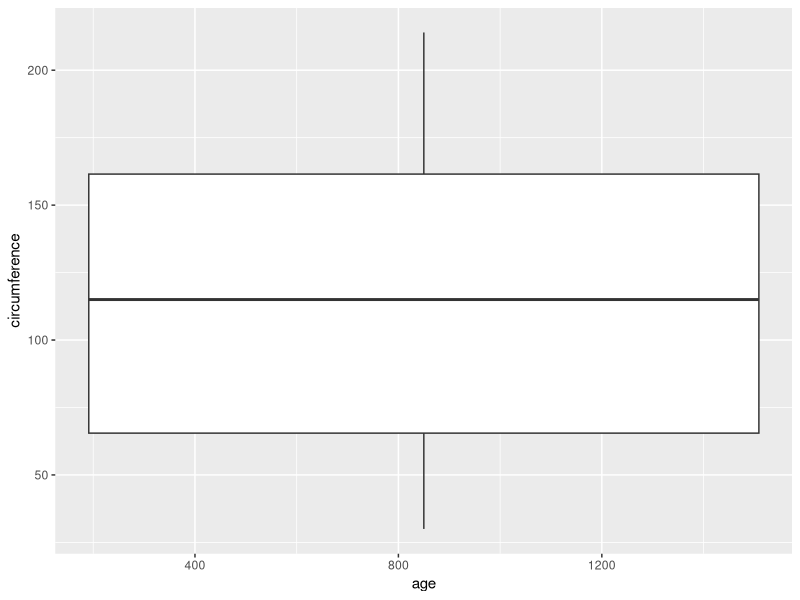
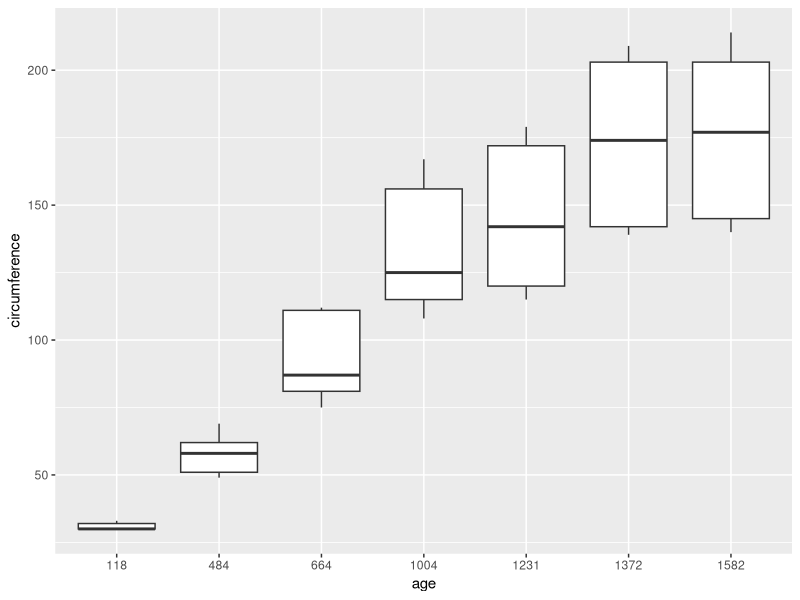
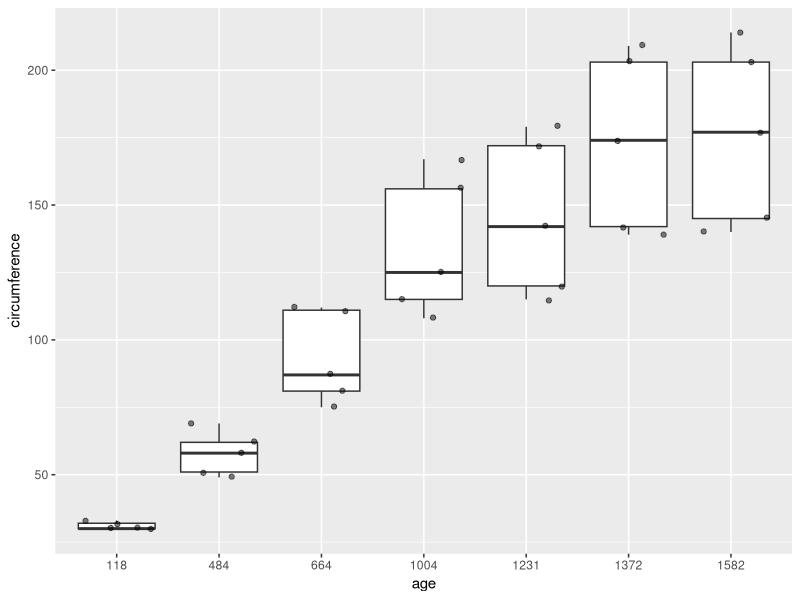
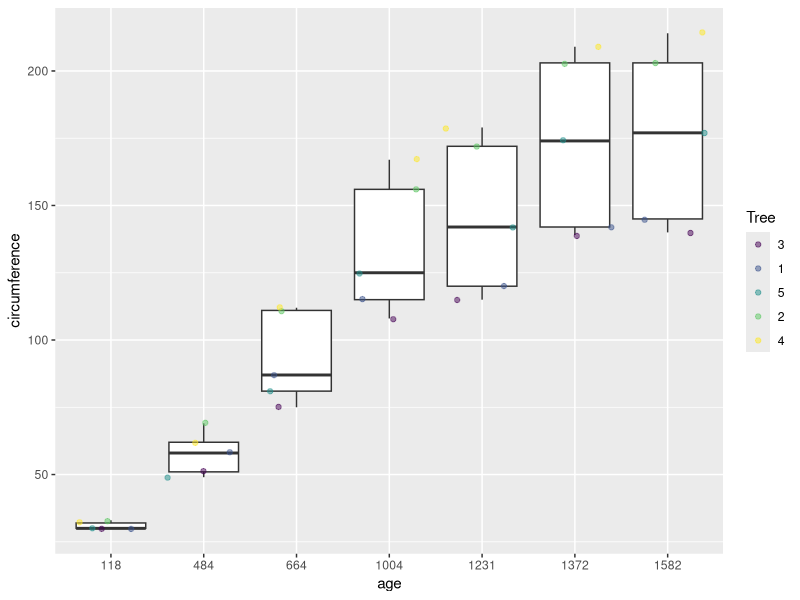
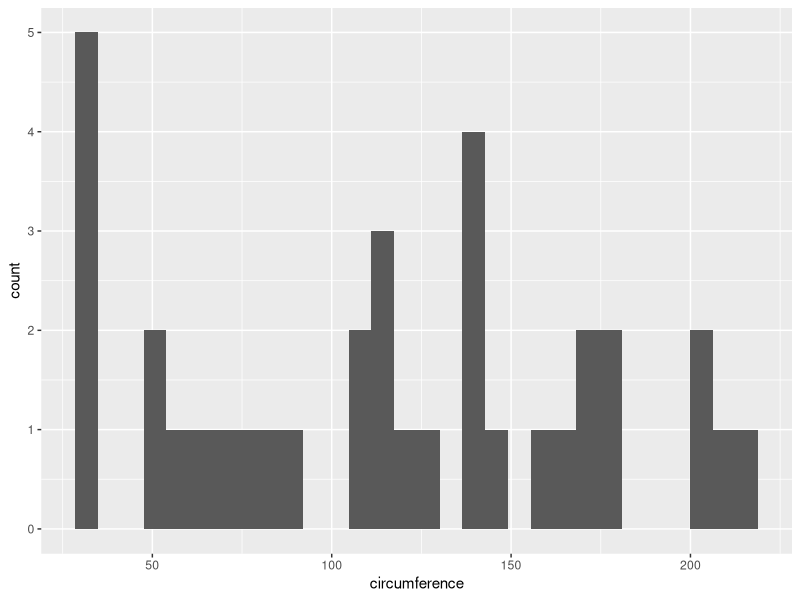
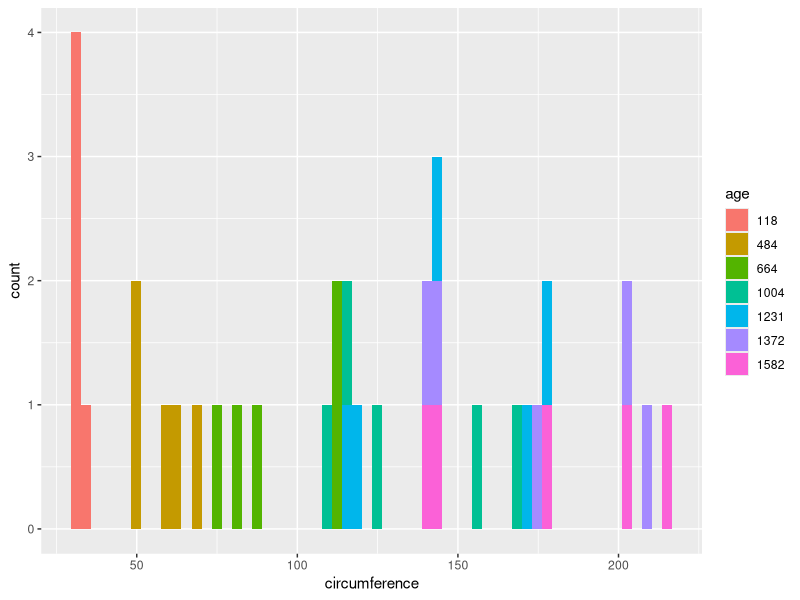
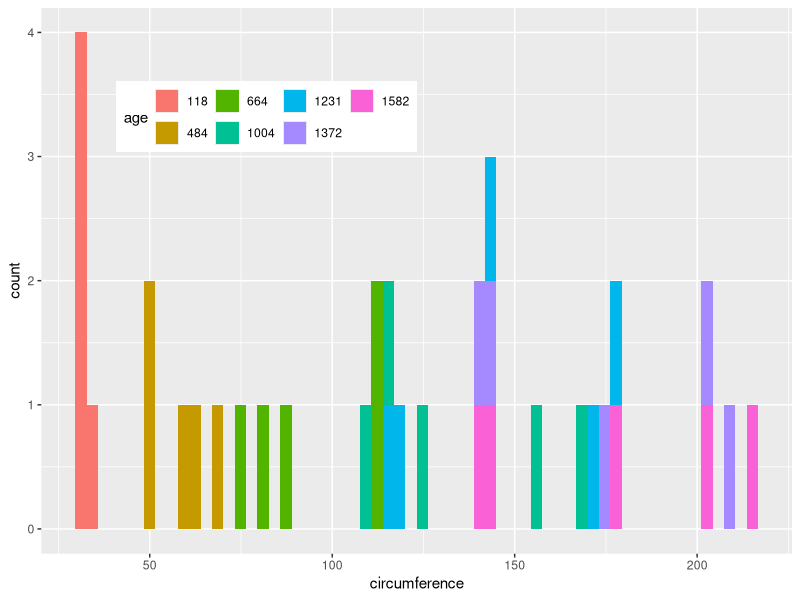
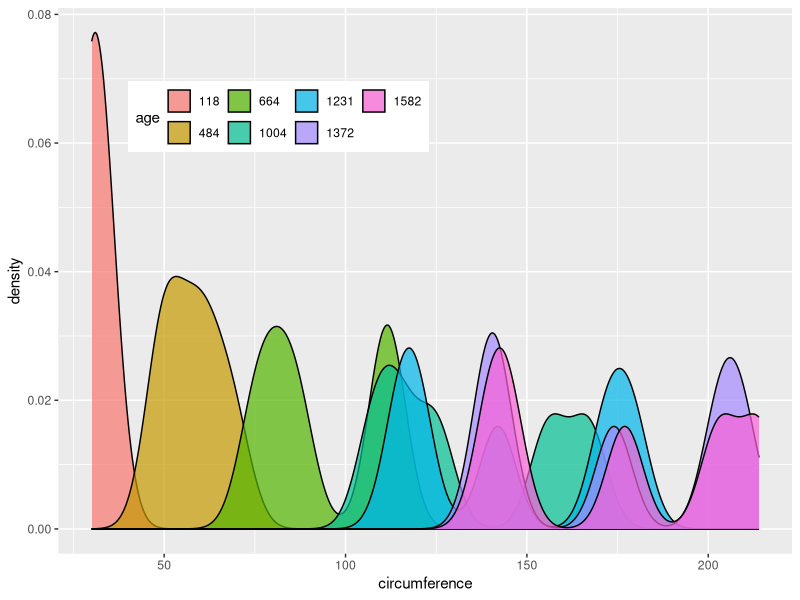

Source code (R) for these figures, in order:
library(dslabs)
library(ggplot2)

data(Orange)

## Plotting distirbutions 
ggplot(data = Orange, aes(x = age, y = circumference)) + geom_boxplot()


# Make age a factor with as.factor()
Orange$age<-as.factor(Orange$age)
ggplot(Orange, aes(x=age, y=circumference)) + geom_boxplot()


# Boxplots are useful but they hide the true values
# Overlay points + jitter with geom_jitter()
# adds random noise so they don't overlap
# Add transparency via alpha
ggplot(Orange, aes(x=age, y=circumference)) + geom_boxplot() + geom_jitter(alpha=.5)

# change color?
ggplot(Orange, aes(x=age, y=circumference)) + geom_boxplot() +
  geom_jitter(alpha=.5, aes(color=Tree))

# Let's collapse across Three and age (by leaving it out)
# Try to view the distribution of tree heights using geom_histogram()
# Just leave off the y= mapping entirely (what does a histogram have on the y-axis?)
ggplot(Orange, aes(x=circumference)) + geom_histogram()


# Try adding fill=age inside of the aes()
# Why not color=age (try it)
ggplot(Orange, aes(x=circumference, fill=age)) + geom_histogram(bins=60)

# Bring the legend inside your plot!
ggplot(Orange, aes(x=circumference, fill=age)) + geom_histogram(bins=60) +
  theme(legend.position=c(.3,.8), legend.direction = "horizontal")

# Density plots are smoothed versions of histograms
ggplot(Orange, aes(x=circumference, fill=age)) +
  geom_density(alpha=0.7, bw=5) +
  theme(legend.position=c(.3,.8), legend.direction = "horizontal")


# add a rug plot to it 
ggplot(Orange, aes(x=circumference, fill=age)) + 
  geom_density(alpha=0.7, bw=5) +  geom_rug() + 
  theme(legend.position=c(.3,.8), legend.direction = "horizontal")

# combine boxplot and density plot 
ggplot(Orange, aes(x=age, y=circumference, fill=age)) +
  geom_violin(trim=F, bw=10) 


# overlay boxplots  
ggplot(Orange, aes(x=age, y=circumference, fill=age)) + 
  geom_violin(trim=F, bw=10) + geom_boxplot(width=.1)

# Take a minute and poke around in this dataset
data(msleep)
head(msleep)

str(msleep)

# make a scatter plot
p <- ggplot(msleep, aes(sleep_total, sleep_rem)) + geom_point()
p

# let's add geom_smooth()
p + geom_smooth()

# linear trend
p + geom_smooth(method='lm')

ggplot(msleep, aes(x=sleep_total, y=sleep_rem)) + geom_point(aes(color=vore, size=bodywt)) 


### BAR PLOTS and SUMMARY STATS

# Count of each dietary classification in the dataset
ggplot(msleep, aes(vore))+geom_bar(stat="count")

# Let's omit the NAs from the vore variable
# is.na(x) tests if each element of x is an NA, TRUE if so, FALSE otherwise 
# We negate this using the not operator ! (flips T to F and F to T)
msleep1<-msleep[!is.na(msleep$vore),] #delete all rows with NA for vore
ggplot(msleep1, aes(vore))+geom_bar(stat="count")

# exercise 
ggplot(msleep1, aes(x = vore, fill = vore))+geom_bar()+
  theme(legend.position = "none")+
  ggtitle("Prettier Plot!")+xlab("Dietary Habit")+ylab("Count")

# Let's create a new categorical variable called size
# If bodywt is less than the median, then "Small", else "Large"
msleep1$size <- ifelse(msleep1$bodywt<median(msleep1$bodywt), "Small", "Large")
str(msleep1)

# let's plot bar chart again
# We can add this new variable to the previous plot 
# vore and size are both categorical: geom_bar() knows what to do! 
ggplot(msleep1, aes(x = vore, fill=size))+geom_bar() 

# change the order
msleep1$size <- factor(msleep1$size,levels = c("Small","Large"))
ggplot(msleep1, aes(x = vore, fill=size))+geom_bar()

# instead of stacked, you can stagger the bars with position="dodge"
ggplot(msleep1, aes(x = vore, fill=size)) +
  geom_bar(position="dodge")

# Proportions within each level of x-axis variable 
# Here, marginal distribution of size given each vore
ggplot(msleep1, aes(x = vore, fill=size)) +
  geom_bar(position="fill")

# Swap the position of the categorical variables
ggplot(msleep1, aes(x = size, fill=vore)) +
  geom_bar(position="fill")


ggplot(msleep1, aes(x = vore))+
  geom_bar(aes(y=sleep_total), stat="summary", fun=mean)


ggplot(msleep1, aes(x = vore, y = sleep_total))+
  geom_bar(stat="summary",fun=mean)+
  geom_errorbar(stat="summary", fun.data=mean_se, width=0.4)
